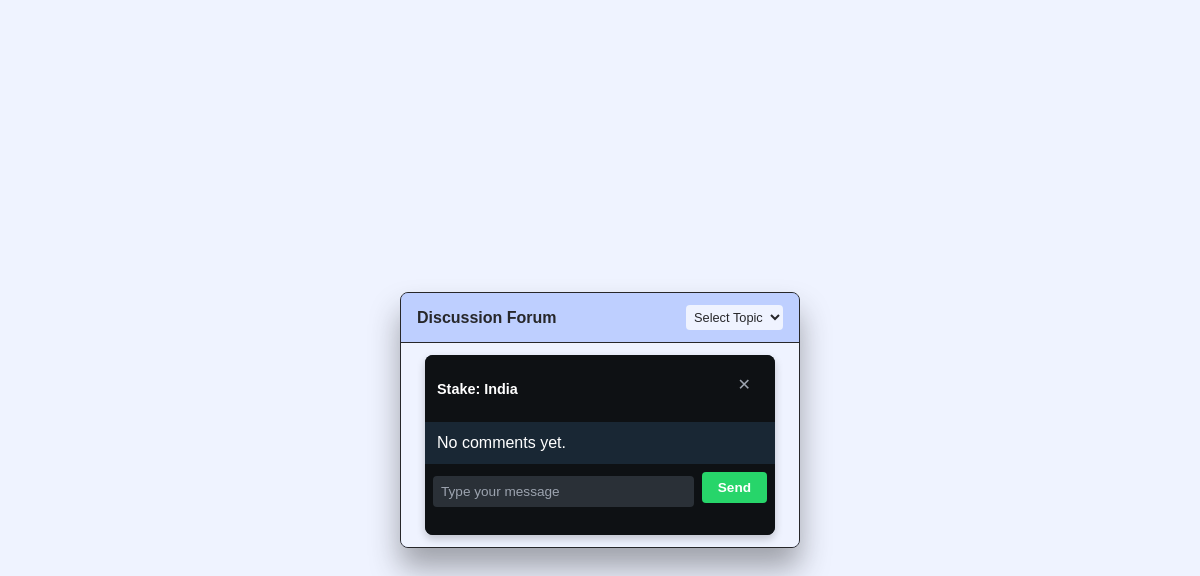
The page /topic/2/ on the database as committed earlier.
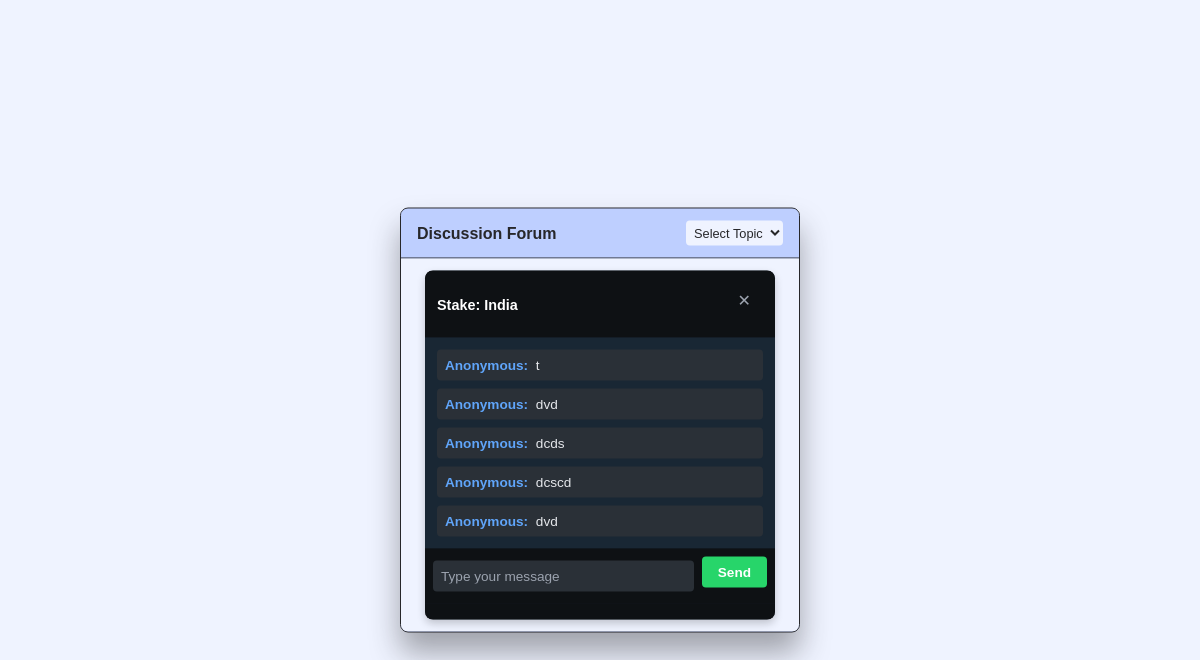
The same page on the database as committed later.
### forum/models.py (models this page shows, shortened)
class Comment(models.Model):
    topic = models.ForeignKey(Topic, on_delete=models.CASCADE, related_name='comments')
    text = models.TextField()
    created_at = models.DateTimeField(auto_now_add=True)

### forum/views.py (the view, shortened to what this page needs)
# urls.py: path('topic/<int:topic_id>/', views.topic_detail, name='topic_detail'),
def topic_detail(request, topic_id):
    topic = get_object_or_404(Topic, id=topic_id)
    comments = topic.comments.all()
    comment_form = CommentForm()
    return render(request, 'forum/topic_detail.html', {'topic': topic, 'comments': comments, 'comment_form': comment_form})

### forum/forms.py
class CommentForm(forms.ModelForm):
    class Meta:
        model = Comment
        fields = ['text']

### forum/templates/forum/topic_detail.html (shortened to what this page needs)
{% extends 'forum/base.html' %}
{% block content %}
<div class="chat-container">
  <div class="chat-header">
    <div class="header-left">
      <span class="stake-text">Stake: India</span>
    </div>
    <div class="header-icon">
      <button class="close-btn" title="Close">✕</button>
    </div>
  </div>
  <div class="chat-area" id="chat-area">
    {% for comment in comments %}
      <div class="message">
        <span class="message-user">
          {% if comment.user %}
            {{ comment.user.username }}:
          {% else %}
            Anonymous:
          {% endif %}
        </span>
        <span class="message-text">{{ comment.text }}</span>
      </div>
    {% empty %}
      <p>No comments yet.</p>
    {% endfor %}
  </div>
  <div class="chat-input-section">
    <form method="post" style="display: flex; gap: 0.5rem; align-items: center; width: 100%;">
      <input
        type="text"
        name="text"
        placeholder="Type your message"
        class="chat-input"
      />
      <button type="submit" class="chat-send-button">Send</button>
    </form>
  </div>
  <div class="chat-footer">
  </div>
</div>
{% endblock %}

### forum/templates/forum/base.html (shortened to what this page needs)
<!DOCTYPE html>
<html lang="en">
<head>
</head>
<body>
  <div class="container">
    <div class="forum-container">
      <div class="forum-header">
        <div class="forum-title">Discussion Forum</div>
        <select class="topic-dropdown" id="topicSelect" onchange="handleTopicChange(this.value)">
          <option value="">Select Topic</option>
        </select>
      </div>
      <div class="forum-content">
        {% block content %}{% endblock %}
      </div>
    </div>
  </div>
</body>
</html>

### forum/templates/forum/base.html (style rules this page uses)
* { margin: 0; padding: 0; box-sizing: border-box; }
body { background-color: #EFF3FF; font-family: Arial, sans-serif; color: #27272A; padding: 20px; perspective: 1000px; }
.container { position: relative; min-height: 100vh; }
.forum-container { width: 400px; background: #BECFFF; color: #27272A; border-radius: 8px; overflow: hidden; box-shadow: 0 20px 30px rgba(39,39,42,0.4), inset 0 4px 10px rgba(39,39,42,0.6); display: flex; flex-direction: column; position: fixed; top: 50%; left: 50%; transform: translate(-50%, -50%); border: 1px solid #27272A; }
.forum-header { background-color: #BECFFF; padding: 0.75rem 1rem; display: flex; justify-content: space-between; align-items: center; border-bottom: 1px solid #27272A; }
.forum-title { font-size: 1rem; font-weight: bold; }
.topic-dropdown { background-color: #EFF3FF; border: none; color: #27272A; font-size: 0.8rem; padding: 0.25rem; border-radius: 4px; cursor: pointer; }
.forum-content { background-color: #EFF3FF; padding: 0.75rem; flex: 1; overflow-y: auto; }
a.button, button { background-color: #27272A; color: #EFF3FF; text-decoration: none; border: none; padding: 0.5rem 0.75rem; border-radius: 4px; cursor: pointer; font-size: 0.8rem; margin-bottom: 0.5rem; display: inline-block; }

### forum/templates/forum/topic_detail.html (style rules this page uses)
.chat-container { width: 350px; background-color: #131A21; color: #fff; border-radius: 0.5rem; display: flex; flex-direction: column; overflow: hidden; box-shadow: 0 4px 8px rgba(0, 0, 0, 0.2); margin: 0 auto; }
.chat-header { background-color: #0E1114; padding: 0.75rem; display: flex; justify-content: space-between; align-items: center; }
.header-left { display: flex; align-items: center; }
.stake-text { font-size: 0.9rem; font-weight: bold; }
.header-icon { cursor: pointer; }
.close-btn { background: none; border: none; color: #9ca3af; font-size: 1rem; cursor: pointer; }
.chat-area { flex: 1; padding: 0.75rem; overflow-y: auto; display: flex; flex-direction: column; gap: 0.5rem; background-color: #192734; }
.message { padding: 0.5rem; background-color: #2a3037; border-radius: 4px; font-size: 0.85rem; }
.message-user { color: #60a5fa; font-weight: 600; margin-right: 4px; }
.message-text { color: #e5e7eb; }
.chat-input-section { background-color: #0E1114; padding: 0.5rem; display: flex; align-items: center; gap: 0.5rem; }
.chat-input { flex: 1; background-color: #2a3037; border: none; border-radius: 4px; padding: 0.5rem; color: #fff; font-size: 0.85rem; }
.chat-input::placeholder { color: #9ca3af; }
.chat-send-button { background-color: #27d56a; border: none; border-radius: 4px; color: #fff; font-weight: bold; padding: 0.5rem 1rem; cursor: pointer; font-size: 0.85rem; }
.chat-footer { display: flex; justify-content: space-between; align-items: center; background-color: #0E1114; padding: 0.5rem 1rem; font-size: 0.8rem; color: #9ca3af; }

Rows that differ between the two databases and show on the page:
added Comment: text "t"
added Comment: text "dvd"
added Comment: text "dcds"
added Comment: text "dcscd"
added Comment: text "dvd"
Other text that changed with them:
text no longer shown: "No comments yet."
